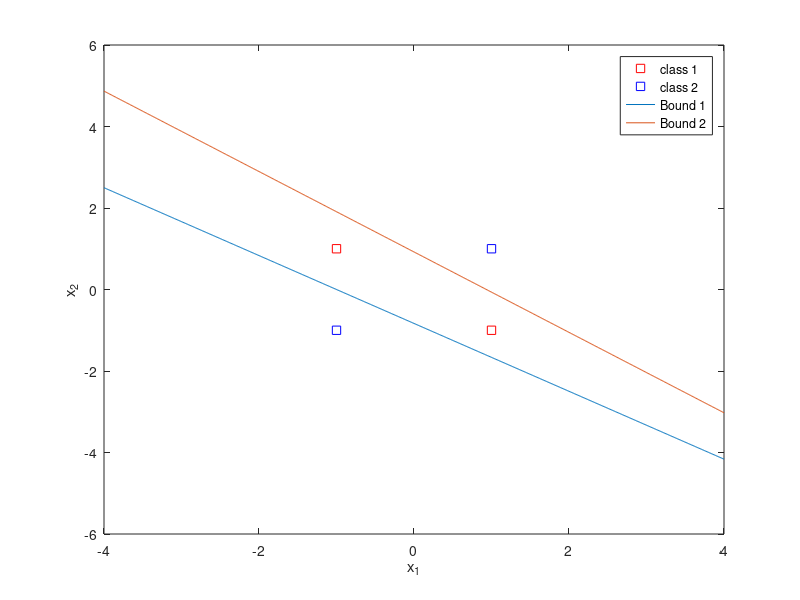
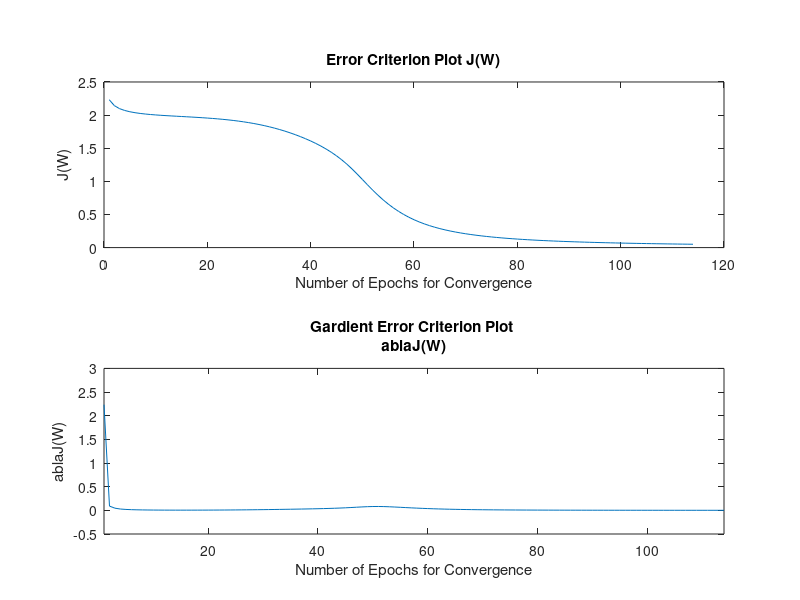

These figures' MATLAB source, in order:
clear

% trainingSet=[-1 -1 -1;
%              -1  1  1;
%               1 -1  1;
%               1  1 -1];


% training set samples order of (2, 3, 1, 4) for plotting convenience
trainingSet=[-1  1  1;
              1 -1  1;
             -1 -1 -1;
              1  1 -1];          
          
%initializing data and constants
x1=trainingSet(:,1);
x2=trainingSet(:,2);
targ=trainingSet(:,3);
n=length(x1);
eta=0.1;
theta=0.001;
d=2;
nh=2;
c=1;
r=0;
gradJ = [];

%initializing random values for the weight vector Wij
for i=1:(nh*(d+1))
    tmp1=-1/(sqrt(d));
    tmp2=1/(sqrt(d));
    wij(i)=(tmp2-tmp1).*rand(1,1)+tmp1;
end

%initializing random values for the weight vector Wkj
for i=1:(nh+1)
    tmp1=-1/(sqrt(nh));
    tmp2=1/(sqrt(nh));
    wkj(i)=(tmp2-tmp1).*rand(1,1)+tmp1;
end

% Network learning protocol - Batch backpropagation algorithm
while 1
    % increment epoch (r)
    r=r+1;
    % initialize amount of patterns and weight changes from 
    % patterns to zero.
    m=0;
    del_wij=zeros([6 1]);
    del_wkj=zeros([3 1]);
    while 1
        m=m+1;
        %finding output given current weight vector for each data point
        x=[x1(m); x2(m)];
        % output to hidden layer
        net1=1*wij(1)+wij(2)*x(1)+wij(3)*x(2);
        net2=1*wij(4)+wij(5)*x(1)+wij(6)*x(2);
        y1=tanh(net1);
        y2=tanh(net2);
        % output layer calculation
        netz=1*wkj(1) + wkj(2)*y1+wkj(3)*y2;
        net=[net1;net2;netz];
        Z(m)=tanh(net(3));
        
        %Calculate sensitivity at output
        delk=(targ(m)-Z(m))*(1-(tanh(net(3)))^2);
        %Calculate sensitivity at hidden layer
        delj = zeros(1,2);
        delj(1)=(1-(tanh(net(1)))^2)*wkj(2)*delk;
        delj(2)=(1-(tanh(net(2)))^2)*wkj(3)*delk;

        %find the change of the weight for each pattern
        del_wkj(1)=del_wkj(1)+eta*1*delk;
        del_wkj(2)=del_wkj(2)+eta*y1*delk;
        del_wkj(3)=del_wkj(3)+eta*y2*delk;
     
        del_wij(1)=del_wij(1)+eta*1*delj(1);
        del_wij(2)=del_wij(2)+eta*x(1)*delj(1);
        del_wij(3)=del_wij(3)+eta*x(2)*delj(1);
        del_wij(4)=del_wij(4)+eta*1*delj(2);
        del_wij(5)=del_wij(5)+eta*x(1)*delj(2);
        del_wij(6)=del_wij(6)+eta*x(2)*delj(2);
        
        if(m==n)
            break;
        end
    end
    
    % update weights after all patterns have been processed (after batch)
    wij = wij + del_wij';
    wkj = wkj + del_wkj';
    
    Jp(r) = 0.5 * (((targ - Z')') * (targ - Z'));
    if r==1
        gradJ(r) = Jp(r);
    else
        gradJ(r) = Jp(r-1)-Jp(r);
    end

    if (abs(gradJ(r))<=theta)
        break;
    end
end

% determining boundary equations based on weights
y_in1 = wij(1)/wij(3); 
s1 = wij(1)/wij(3);
x_axis = -4:0.01:4;
boundary1 = s1 * x_axis + y_in1;

y_in2 = wij(4)/wij(6);
s2 = wij(5)/wij(6);
boundary2 = y_in2 + s2*x_axis;

% plotting decision boundaries
figure(1);
plot(x1(1:2),x2(1:2),'rs');
hold on;
plot(x1(3:4),x2(3:4),'bs');
plot(x_axis, boundary1);
hold on;
plot(x_axis, boundary2);
xlabel('x_1');
ylabel('x_2');
legend('class 1','class 2','Bound 1', 'Bound 2');

figure(2);
% DISPLAY THE LEARNING CURVE AND PRINT EPOCH COUNT
k = 1:length(Jp);
subplot(2,1,1);
plot(k, Jp);
title("Error Criterion Plot J(W)");
xlabel("Number of Epochs for Convergence");
ylabel("J(W)");
subplot(2,1,2);
plot(k, abs(gradJ));
title("Gardient Error Criterion Plot \nablaJ(W)");
xlabel("Number of Epochs for Convergence");
ylabel("\nablaJ(W)");
axis([1 length(Jp) -0.5 3]);

final = [];

% error checking classification
for i=1:length(Z)
    if Z(i) > 0
        final(i) = ceil(Z(i));
    else
        final(i) = floor(Z(i));
    end
end

disp(Z)
disp(final)

% SUCCESS RATE CHECKING
for i=1:length(final)
    if targ(i)==final(i)
        check(i)=1;
    else
        check(i)=0;
    end
end
sRate=length(find(check==1))/length(check)